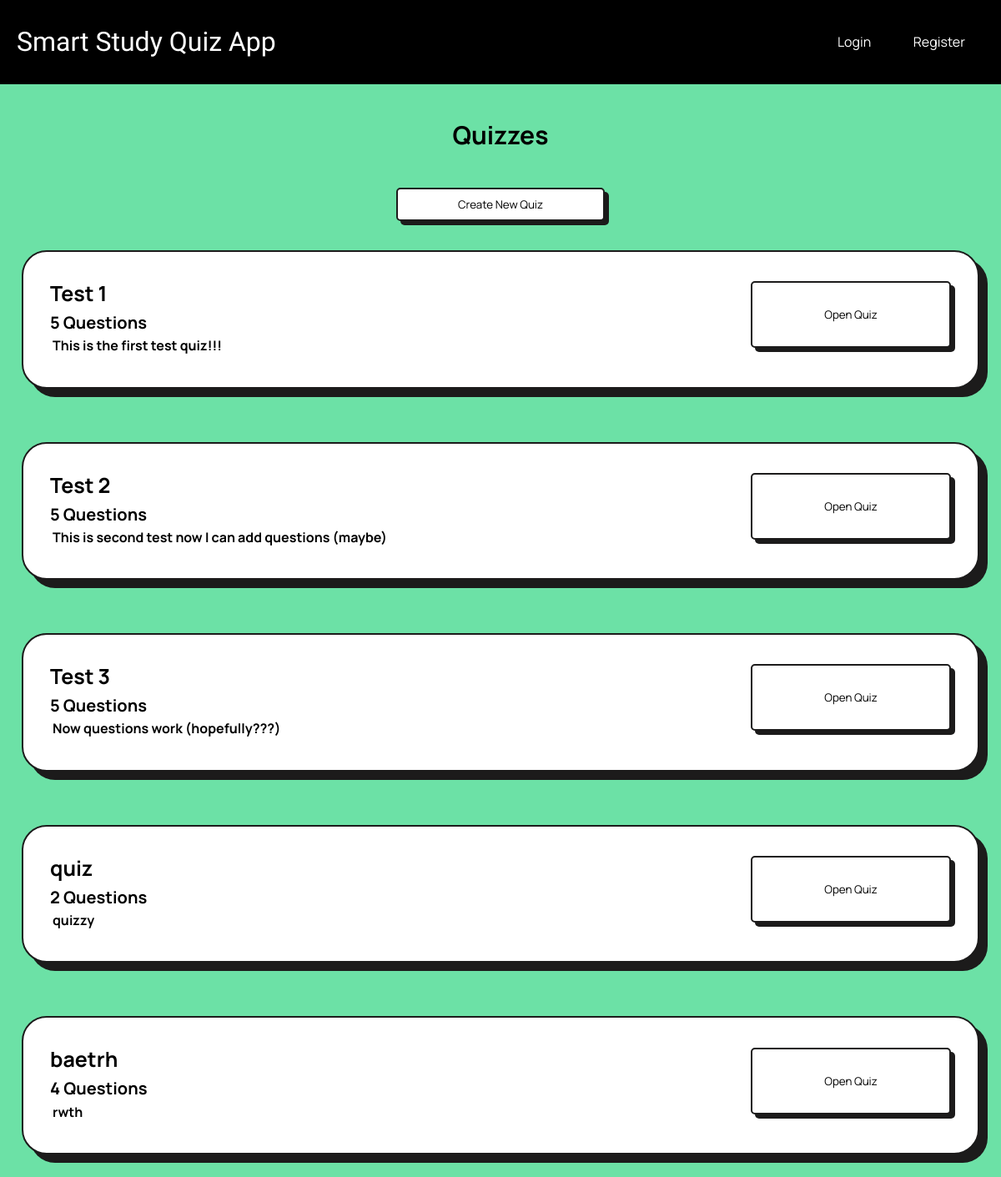
The app's page /select_quiz, older data.
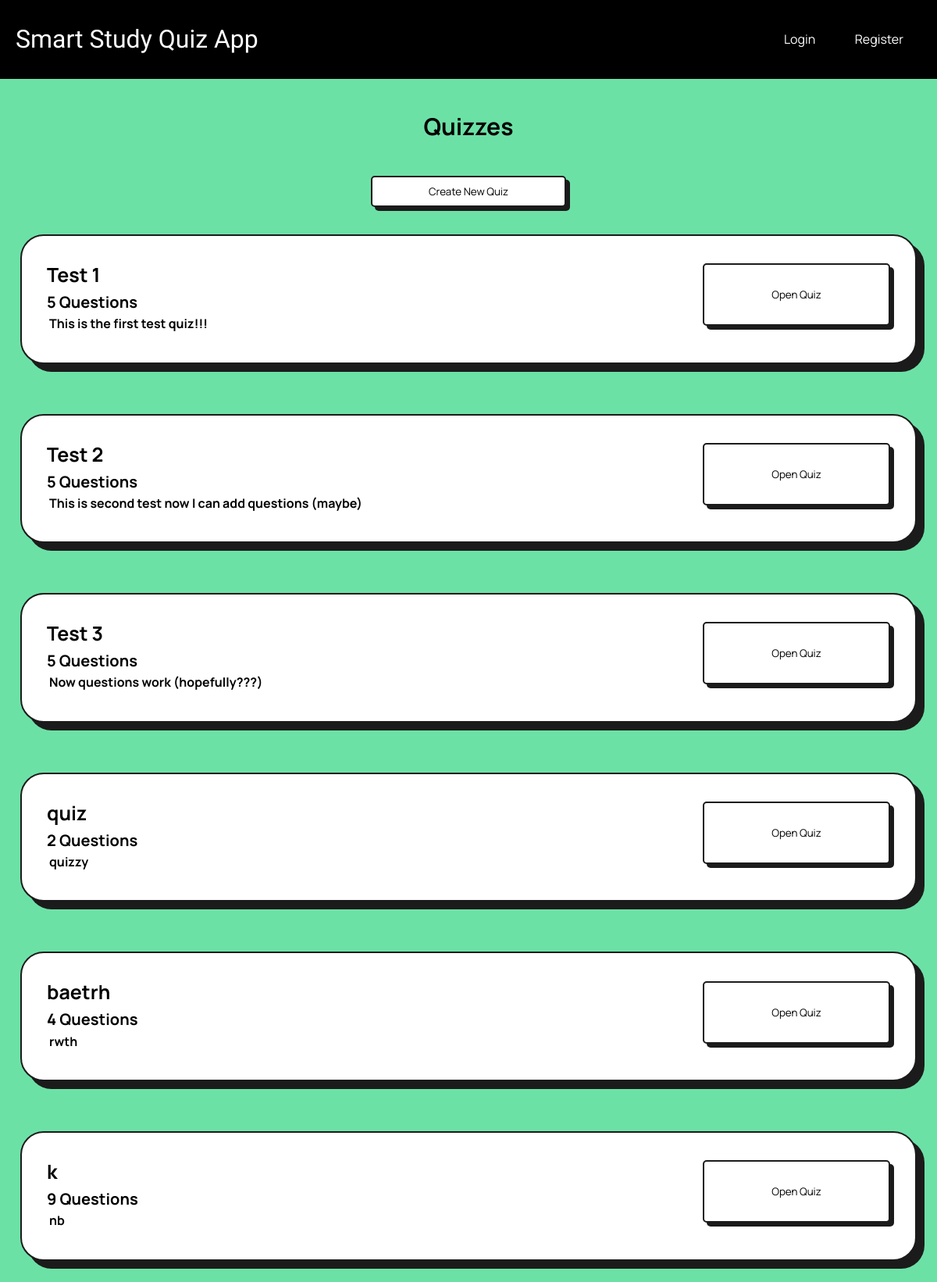
The same page, newer data.
### tables this page shows
CREATE TABLE Quizzes(
    id INTEGER PRIMARY KEY AUTOINCREMENT,
    title TEXT NOT NULL
, description TEXT NOT NULL, numQuestions INTEGER NOT NULL);

### app.py (the view)
@app.route('/select_quiz', methods=['GET', 'POST'])
def quizSelect():
    quiz_data = None
    if request.method == 'GET':
        conn = get_db_connection()
        cursor = conn.cursor()
        cursor.execute("SELECT id ,title, description, numQuestions FROM Quizzes")
        quiz_data = cursor.fetchall()
        conn.close()
    return render_template('quizSelect.html', quizzes=quiz_data)

### app.py (called while the page is built)
def get_db_connection():
    conn = sqlite3.connect('database.db')
    conn.row_factory = sqlite3.Row
    return conn

### templates/quizSelect.html (shortened to what this page needs)
{% extends 'base.html' %}
{% block content %}
    <h4>Quizzes</h4>
    <div style="display: flex; justify-content: center">
        <a href="{{ url_for('createQuiz') }}" style="align-content: center">
            <button style="width: 250px; ">Create New Quiz</button>
        </a>
    </div>
    <div class="logGrid">
        {% for quiz in quizzes %}
            <div class="log">
                <div class="quizSelect">
                    <div>
                        <h3>{{ quiz.title }}</h3>
                        <h5 style="margin-top: 0.2em;">{{ quiz.numQuestions }} Questions</h5>
                        <p style="margin-top: 0.2em; margin-bottom: 0.4em;">{{ quiz.description }}</p>
                    </div>
                    <div class="startQuizButton">
                        <a href="{{ url_for('quiz', quiz_id=quiz.id) }}">
                            <button style="width: 20vw; height: 10vh">Open Quiz</button>
                        </a>
                    </div>
                </div>
            </div>
        {% endfor %}
    </div>
{% endblock %}

### templates/base.html (shortened to what this page needs)
<!DOCTYPE html>
<html lang="en">
<head>
    <link rel="stylesheet" href="{{ url_for('static', filename='styles.css') }}">
</head>
<body>
    <header>
        <h1>{% block heading %}Smart Study Quiz App{% endblock %}</h1>
        <nav>
            {% if not current_user.is_authenticated %}
                <a href="{{ url_for('login') }}">Login</a>
                <a href="{{ url_for('register') }}">Register</a>
            {% else %}
                <a href="{{ url_for('dashboard') }}">Dashboard</a>
                <a href="{{ url_for('quizSelect') }}">Quizzes</a>
                <a href="{{ url_for('view_log') }}">Logs</a>
                <a href="{{ url_for('logout') }}">Logout</a>
            {% endif %}
        </nav>
    </header>
    <content>
        {% block content %}
        {% endblock %}
    </content>
</body>
</html>

### static/styles.css (style rules this page uses)
body { font-family: Arial, sans-serif; margin: 0; padding: 0; background-color: #6ce1a6; color:black; }
header { background-color: black; padding: 10px 20px; align-items: center; display: flex; justify-content: space-between; }
nav a { color: white; text-decoration: none; margin: 0 15px; text-align: right; transition: all ease 500ms; font-family: 'Manrope', sans-serif; padding: 0.5em; border-radius: 7px; }
h1 { text-align: left; font-family: 'Climate Crisis', sans-serif; font-weight: normal; color: white; }
h3 { font-family: 'Manrope', sans-serif; font-weight: bolder; color: black; font-size: 25px; margin: 0; padding: 0; }
h4 { font-family: 'Manrope', sans-serif; font-weight: bolder; color: black; font-size: 30px; align-items: center; text-align: center; }
h5 { font-family: 'Manrope', sans-serif; font-weight: bolder; color: black; font-size: 20px; margin: 0; padding: 0; }
p { font-family: 'Manrope', sans-serif; font-weight: bold; margin: 3px; }
button { border: 2px solid #1c1b1b; box-shadow: 5px 5px #1c1b1b; border-radius: 5px; background-color: white; font-family: 'Manrope', sans-serif; transition: background-color 500ms ease-in-out, font-weight 500ms ease-in-out, letter-spacing 500ms ease-in-out, transform 100ms ease, box-shadow 100ms ease; ; width: calc(100% - 20rem); max-width: 50rem; margin: 0.2rem auto; height: 3em }
.logGrid { display: flex; flex-direction: column; justify-content: center; }
.log { align-self: center; justify-content: space-between; display: flex; flex-direction: row; flex-wrap: wrap; gap: 10px; padding: 2em; margin: 2em auto; border-radius: 30px; background-color: white; min-height: 4vh; width: 90vw; border: 2px solid #1c1b1b; box-shadow: 10px 10px #1c1b1b; }
.quizSelect { display: flex; justify-content: space-between; flex-direction: row; flex: 1; }
.startQuizButton { display: flex; flex: 2; justify-content: right; }

Row changes from the older to the newer data that the page shows:
added Quizzes: title "k", numQuestions "9", description "nb"
